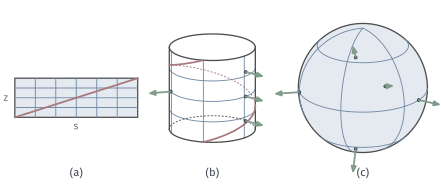

Write Python code to recreate this figure.
"""A flat rectangle, the unit cylinder it rolls onto, and the sphere; the normal directions on each surface."""
from pathlib import Path
import sys
ROOT = next(p for p in Path(__file__).resolve().parents if (p/"build.sh").is_file() and (p/"tex/book.tex").is_file())
sys.path.insert(0, str(ROOT/"figures/04-spaces-measures-and-geometry/04-manifolds/matplotlib/mfd-common"))
from mfd3d import *

W, H = 112, 48
fig, ax = canvas(W, H)
ox, oy, sc = 3.5, 18.0, 5.0
R = np.array([[ox, oy], [ox+sc*2*np.pi, oy], [ox+sc*2*np.pi, oy+sc*2], [ox, oy+sc*2]])
ax.add_patch(Polygon(R, fc=BLUE_FILL, ec=STROKE, lw=.9, zorder=1))
for s_ in np.arange(1, 6)*np.pi/3:
    ax.plot([ox+sc*s_]*2, [oy, oy+sc*2], color=BLUE, lw=.65, zorder=2)
for z_ in (.5, 1, 1.5):
    ax.plot([ox, ox+sc*2*np.pi], [oy+sc*z_]*2, color=BLUE, lw=.65, zorder=2)
ax.plot([ox, ox+sc*2*np.pi], [oy, oy+sc*2], color=RED, lw=1.3, zorder=3)
label(ax, (ox+sc*np.pi, oy-2.6), r'$s$', 7.5, MUTED); label(ax, (ox-2.2, oy+sc), r'$z$', 7.5, MUTED)
panel_tag(ax, ox+sc*np.pi, 3, '(a)')
pl = Placed(View(12, 18), 54, 15.0, 11.0)
f = pl.view.f
th = np.linspace(0, 2*np.pi, 721)
def cyl(t, z, color, lw=1.0, hidden=False, zorder=3):
    P = np.c_[np.cos(t), np.sin(t), z]
    N = np.c_[np.cos(t), np.sin(t), 0*t]
    split_plot(ax, pl(P), N@f >= 0, color, lw=lw, hidden=hidden, zorder=zorder)
for z_ in (.5, 1, 1.5):
    cyl(th, np.full_like(th, z_), BLUE, lw=.65, hidden=False, zorder=2)
for s_ in np.arange(0, 6)*np.pi/3:
    a = np.array([[np.cos(s_), np.sin(s_), 0], [np.cos(s_), np.sin(s_), 2]])
    if np.cos(s_)*f[0]+np.sin(s_)*f[1] >= 0:
        ax.plot(*pl(a).T, color=BLUE, lw=.65, zorder=2)
cyl(th, np.full_like(th, 0.0), STROKE, lw=.95, hidden=True, zorder=2.5)
ax.plot(*pl(np.c_[np.cos(th), np.sin(th), np.full_like(th, 2.0)]).T, color=STROKE, lw=.95, zorder=2.5)
for sg in (-1, 1):
    a = np.arctan2(f[1], f[0])+sg*np.pi/2
    ax.plot(*pl(np.array([[np.cos(a), np.sin(a), 0], [np.cos(a), np.sin(a), 2]])).T, color=STROKE, lw=.95, zorder=2.5)
t = np.linspace(0, 2*np.pi, 721)
cyl(t, t/np.pi, RED, lw=1.25, hidden=True, zorder=4)
for s_, z_ in ((-1.1, 1.0), (1.1, .4), (1.1, 1.0), (1.1, 1.6)):
    P = np.array([np.cos(s_), np.sin(s_), z_]); n = np.array([np.cos(s_), np.sin(s_), 0])
    arrow(ax, pl(P), pl(P+.55*n), color=GREEN, lw=1.3, scale=7, zorder=8)
    dot(ax, pl(P), INK, size=.9)
panel_tag(ax, 54, 3, '(b)')
ps = Placed(View(20, 22), 92.5, 25.5, 16.5)
sphere_disc(ax, ps, fill=BLUE_FILL, edge=STROKE)
for lat in (-45, 0, 45):
    sphere_curve(ax, ps, parallel(np.radians(lat)), BLUE, lw=.65, hidden=False, zorder=2)
for lon in (-60, 0, 60):
    sphere_curve(ax, ps, meridian(np.radians(lon)), BLUE, lw=.65, hidden=False, zorder=2)
for lat, lon in ((0, -60), (0, 80), (50, 10), (-50, 10), (22, 42)):
    P = spherical(np.radians(lat), np.radians(lon))
    arrow(ax, ps(P), ps(P*1.4), color=GREEN, lw=1.3, scale=7, zorder=8)
    dot(ax, ps(P), INK, size=.9)
panel_tag(ax, 92.5, 3, '(c)')
save(fig, Path(__file__).resolve().parent, 'figure', {'formula': 'F(s,z)=(cos s, sin s, z); normal n=(cos s,sin s,0); sphere normal n=x'})
